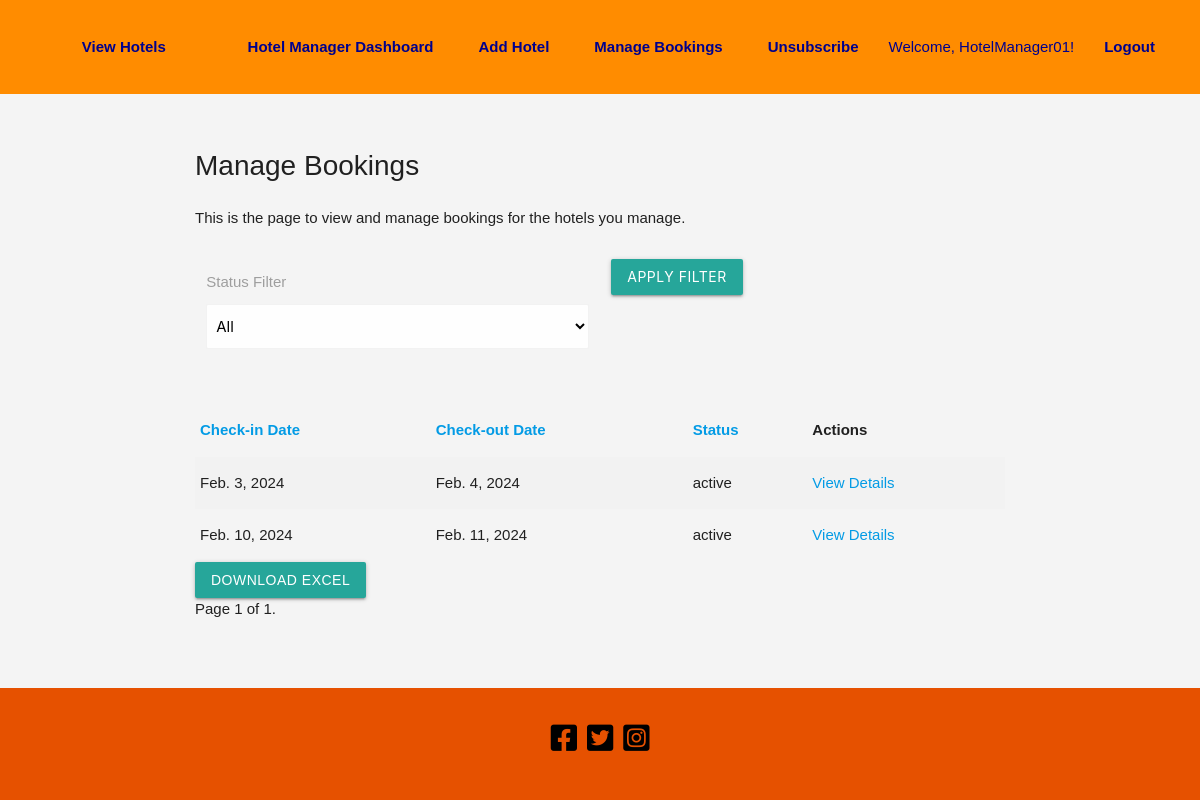
The app's page /hotel-manager/hotel-manager/manage-bookings/ (signed in), older data.
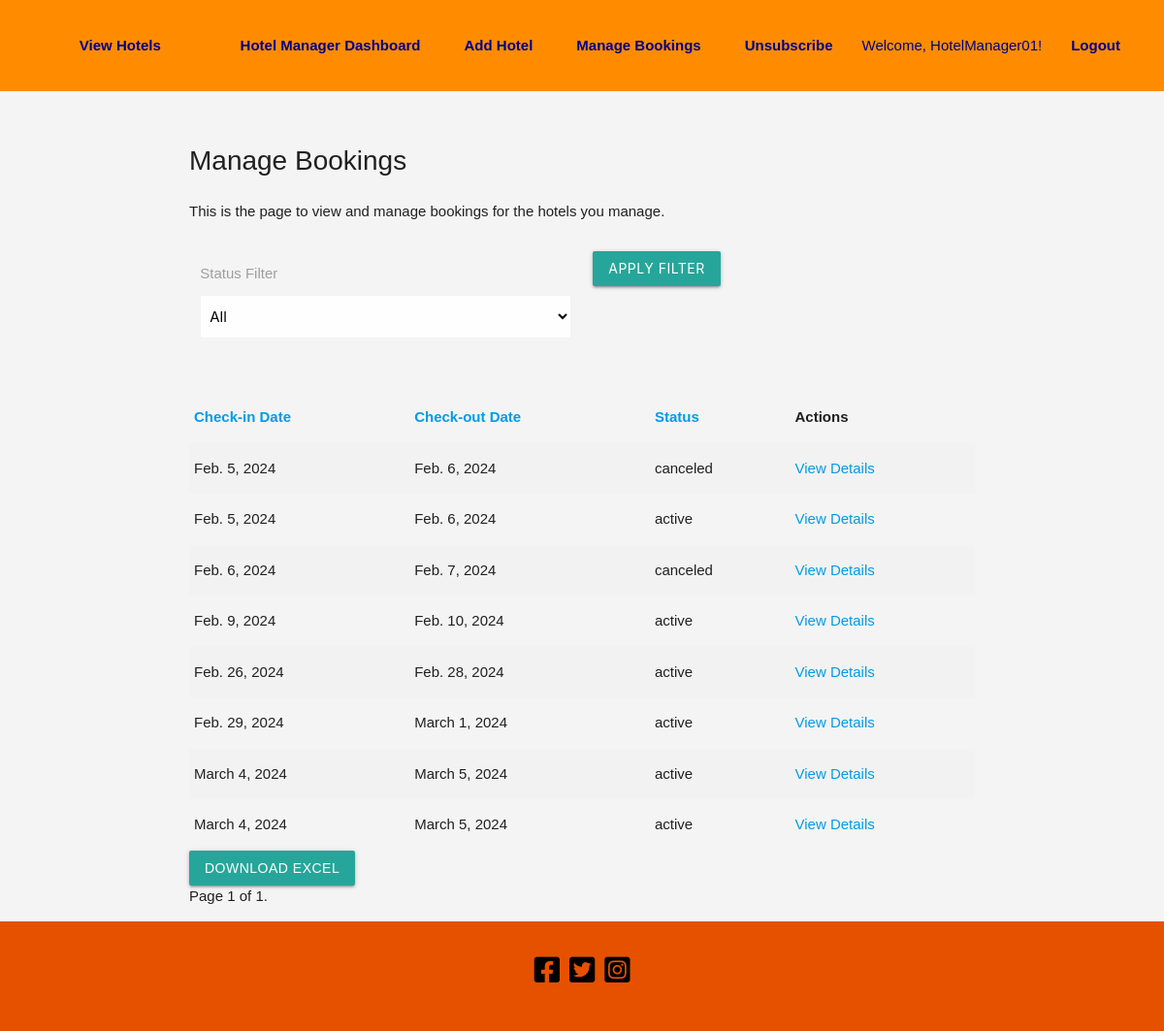
The same page, newer data.
### hotel_your_choice/models.py (models this page shows, shortened)
class CustomUser(AbstractUser):
    is_hotel_manager = models.BooleanField(default=False)
    is_client_user = models.BooleanField(default=False)
    is_administrator = models.BooleanField(default=True)
    groups = models.ManyToManyField(
        Group, related_name="customuser_groups", db_table="custom_user_groups"
    )
    user_permissions = models.ManyToManyField(
        Permission,
        related_name="customuser_permissions",
        db_table="custom_user_user_permissions",
    )
    profile_picture = models.ImageField(
        upload_to="profile_pics/", null=True, blank=True
    )
    reset_token = models.CharField(max_length=255, null=True, blank=True)
    contact_number = models.CharField(max_length=15, blank=True, null=True)
    roles = models.ManyToManyField("Role")  # Reference Role using string
    class Meta:
        db_table = "custom_user"

class Booking(models.Model):
    STATUS_ACTIVE = "active"
    STATUS_CANCELED = "canceled"
    STATUS_RESCHEDULED = "rescheduled"
    STATUS_CHOICES = [
        (STATUS_ACTIVE, "Booking Active"),
        (STATUS_CANCELED, "Booking Canceled"),
        (STATUS_RESCHEDULED, "Booking Rescheduled"),
    ]
    user = models.ForeignKey(get_user_model(), on_delete=models.CASCADE)
    hotel = models.ForeignKey(Hotel, on_delete=models.CASCADE)
    check_in_date = models.DateField()
    check_out_date = models.DateField()
    guests = models.PositiveIntegerField()
    issued_date = models.DateField(auto_now_add=True)
    rating = models.PositiveIntegerField(null=True, blank=True)
    status = models.CharField(
        max_length=20, choices=STATUS_CHOICES, default=STATUS_ACTIVE
    )
    canceled_by = models.ForeignKey(
        get_user_model(),
        on_delete=models.SET_NULL,
        null=True,
        blank=True,
        related_name="canceled_bookings",
    )
    original_booking = models.ForeignKey(
        "self", null=True, blank=True, on_delete=models.SET_NULL
    )

### hotel_your_choice/views.py (the view)
@login_required
def manage_bookings(request, booking_id=None):
    bookings = Booking.objects.filter(hotel__manager=request.user)
    sort_by = request.GET.get('sort_by', 'check_in_date')
    status_filter = request.GET.get('status_filter', 'all')
    if status_filter != 'all':
        bookings = bookings.filter(status=status_filter)
    bookings = bookings.order_by(sort_by)
    page = request.GET.get('page', 1)
    items_per_page = 10  # Adjust as needed
    paginator = Paginator(bookings, items_per_page)
    try:
        bookings = paginator.page(page)
    except PageNotAnInteger:
        bookings = paginator.page(1)
    except EmptyPage:
        bookings = paginator.page(paginator.num_pages)
    if request.method == 'POST':
        modify_form = ModifyBookingForm(request.POST)
        if modify_form.is_valid():
            booking_id = modify_form.cleaned_data['booking_id']
            modified_booking = get_object_or_404(Booking, id=booking_id)
            modified_booking.save()
            return HttpResponseRedirect(request.path_info)
    else:
        modify_form = ModifyBookingForm()
    if booking_id:
        selected_booking = get_object_or_404(Booking, id=booking_id)
        return render(request, 'hotel_your_choice/hotel_manager/view_booking_details.html', {'selected_booking': selected_booking})
    return render(request, 'hotel_your_choice/hotel_manager/manage_bookings.html', {
        'bookings': bookings,
        'modify_form': modify_form,
    })

### hotel_your_choice/forms.py
class ModifyBookingForm(forms.ModelForm):
    class Meta:
        model = Booking
        fields = '__all__'

### hotel_your_choice/templates/hotel_your_choice/hotel_manager/manage_bookings.html (shortened to what this page needs)
{% extends 'base_generic.html' %}
{% load static %}
{% block content %}
<h1>Manage Bookings</h1>
<p>This is the page to view and manage bookings for the hotels you manage.</p>
    <div class="row">
        <form class="col s12" method="get" action="">
            <div class="row">
                <div class="input-field col s6">
                    <label for="status_filter">Status Filter</label>
                    <select id="status_filter" name="status_filter" class="browser-default" style="margin-top: 45px;">
                        <option value="all" {% if request.GET.status_filter == 'all' %}selected{% endif %}>All</option>
                    </select>
                </div>
                <div class="input-field col s6">
                    <button class="btn waves-effect waves-light" type="submit">Apply Filter</button>
                </div>
            </div>
        </form>
    </div>
<table class="striped">
    <thead>
        <tr>
            <th><a href="?sort_by=check_in_date">Check-in Date</a></th>
            <th><a href="?sort_by=check_out_date">Check-out Date</a></th>
            <th><a href="?sort_by=status">Status</a></th>
            <th>Actions</th>
        </tr>
    </thead>
    <tbody>
        {% for booking in bookings %}
        <tr>
            <td>{{ booking.check_in_date }}</td>
            <td>{{ booking.check_out_date }}</td>
            <td>{{ booking.status }}</td>
            <td>
                <a href="{% url 'hotel_your_choice:view_booking_details' booking_id=booking.id %}">View Details</a>
            </td>
        </tr>
        {% endfor %}
    </tbody>
</table>
<a href="{% url 'hotel_your_choice:download_excel' %}" class="btn waves-effect waves-light">Download Excel</a>
<div class="pagination">
    <span class="step-links">
        <span class="current">
            Page {{ bookings.number }} of {{ bookings.paginator.num_pages }}.
        </span>
    </span>
</div>
{% endblock %}

### hotel_your_choice/templates/base_generic.html (shortened to what this page needs)
{% load static %}
<!DOCTYPE html>
<html lang="en">
<head>
    <link href="https://cdnjs.cloudflare.com/ajax/libs/font-awesome/5.15.4/css/all.min.css" rel="stylesheet">
    <link rel="stylesheet" type="text/css" href="{% static 'hotel_your_choice_css/style.css' %}">
    <link rel="stylesheet" href="https://cdnjs.cloudflare.com/ajax/libs/materialize/1.0.0/css/materialize.min.css">
    <link rel="stylesheet" href="https://cdn.jsdelivr.net/npm/flatpickr/dist/flatpickr.min.css">
</head>
    <body>
        <header>
            <nav>
                <div>
                    <a href="{% url 'hotel_your_choice:view_hotels' %}">View Hotels</a>
                    <ul id="nav-mobile" class="right">
                        {% if user.is_authenticated %}
                            {% if user.is_hotel_manager %}
                                <li><a href="{% url 'hotel_your_choice:hotel_manager_dashboard' %}">Hotel Manager Dashboard</a>
                                </li>
                                <li><a href="{% url 'hotel_your_choice:add_hotel' %}">Add Hotel</a></li>
                                <li><a href="{% url 'hotel_your_choice:manage_bookings' %}">Manage Bookings</a></li>
                                <li><a href="{% url 'hotel_your_choice:unsubscribe' %}">Unsubscribe</a></li>
                            {% elif user.is_client_user %}
                                <li><a href="{% url 'hotel_your_choice:client_dashboard' %}">Client Dashboard</a></li>
                                <li><a href="{% url 'hotel_your_choice:unsubscribe' %}">Unsubscribe</a></li>
                            {% endif %}
                                <li>Welcome, {{ request.user.username }}!</li>
                                <li><a href="{% url 'hotel_your_choice:logout' %}">Logout</a></li>
                            {% else %}
                                <li><a href="{% url 'hotel_your_choice:login' %}">Login</a></li>
                                <li><a href="{% url 'hotel_your_choice:register' %}">Register</a></li>
                        {% endif %}
                    </ul>
                </div>
            </nav>
        </header>
        <main class="container">
            {% block content %}
            {% endblock %}
        </main>
        <footer class="page-footer orange darken-4 white-text position-fixed bottom-0 w-100">
    <div class="container">
        <div class="row">
            <div class="col s12">
                <ul class="social-icons" style="display: flex; justify-content: center; padding: 0;">
                    <li><a href="https://www.facebook.com/" target="_blank" aria-label="Facebook"><i class="fab fa-facebook-square black-text" style="font-size: 30px; margin-right: 10px;"></i></a></li>
                    <li><a href="https://twitter.com/" target="_blank" aria-label="Twitter"><i class="fab fa-twitter-square black-text" style="font-size: 30px; margin-right: 10px;"></i></a></li>
                    <li><a href="https://www.instagram.com/" target="_blank" aria-label="Instagram"><i class="fab fa-instagram-square black-text" style="font-size: 30px;"></i></a></li>
                </ul>
            </div>
        </div>
    </div>
</footer>
    </body>
</html>

### hotel_your_choice/static/hotel_your_choice_css/style.css (style rules this page uses)
body { font-family: Arial, sans-serif; background-color: #f4f4f4; margin: 0; padding: 0; display: flex; flex-direction: column; min-height: 100vh; margin-bottom: 60px; }
header { background-color: darkorange; color: darkblue; padding: 1em; text-align: center; }
nav ul { list-style-type: none; margin: 0; padding: 0; }
nav li { display: inline-block; margin-right: 15px; }
nav a { text-decoration: none; color: rgb(29, 1, 1); font-weight: bold; }
main { padding: 1em; bottom: 50px; margin-bottom: 20px; }
footer { position: initial; width: 100%; background-color: darkorange; color: white; text-align: center; padding: 10px 0; margin-top: auto; }
h1 { font-size: 28px !important; }
nav a { color: darkblue !important; }
nav { background-color: transparent !important; box-shadow: none !important; color: darkblue !important; }

Row changes from the older to the newer data that the page shows:
added Booking: check_in_date "Feb. 5, 2024", check_out_date "Feb. 6, 2024", status "canceled"
added Booking: check_in_date "Feb. 5, 2024", check_out_date "Feb. 6, 2024", status "active"
changed Booking: check_in_date "Feb. 3, 2024" → "Feb. 6, 2024"; check_out_date "Feb. 4, 2024" → "Feb. 7, 2024"; status "active" → "canceled"
changed Booking: check_in_date "Feb. 10, 2024" → "Feb. 9, 2024"; check_out_date "Feb. 11, 2024" → "Feb. 10, 2024"
added Booking: check_in_date "Feb. 26, 2024", check_out_date "Feb. 28, 2024", status "active"
added Booking: check_in_date "Feb. 29, 2024", check_out_date "March 1, 2024", status "active"
added Booking: check_in_date "March 4, 2024", check_out_date "March 5, 2024", status "active"
added Booking: check_in_date "March 4, 2024", check_out_date "March 5, 2024", status "active"
